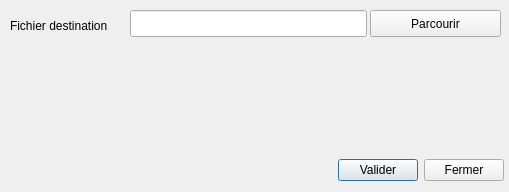
<?xml version="1.0" encoding="UTF-8"?>
<ui version="4.0">
 <class>FileDecryptionAndVerifyEditor</class>
 <widget class="QDialog" name="FileDecryptionAndVerifyEditor">
  <property name="geometry">
   <rect>
    <x>0</x>
    <y>0</y>
    <width>509</width>
    <height>192</height>
   </rect>
  </property>
  <property name="windowTitle">
   <string>Déchiffrer</string>
  </property>
  <widget class="QWidget" name="layoutWidget">
   <property name="geometry">
    <rect>
     <x>280</x>
     <y>150</y>
     <width>224</width>
     <height>41</height>
    </rect>
   </property>
   <layout class="QHBoxLayout" name="DialogButtonLayout3">
    <item>
     <spacer name="horizontalSpacer3">
      <property name="orientation">
       <enum>Qt::Horizontal</enum>
      </property>
      <property name="sizeHint" stdset="0">
       <size>
        <width>40</width>
        <height>20</height>
       </size>
      </property>
     </spacer>
    </item>
    <item>
     <widget class="QPushButton" name="acceptButton2">
      <property name="text">
       <string>Valider</string>
      </property>
     </widget>
    </item>
    <item>
     <widget class="QPushButton" name="cancelButton2">
      <property name="text">
       <string>Fermer</string>
      </property>
     </widget>
    </item>
   </layout>
  </widget>
  <widget class="QLabel" name="warningLabel">
   <property name="geometry">
    <rect>
     <x>10</x>
     <y>50</y>
     <width>491</width>
     <height>91</height>
    </rect>
   </property>
   <property name="palette">
    <palette>
     <active>
      <colorrole role="WindowText">
       <brush brushstyle="SolidPattern">
        <color alpha="255">
         <red>255</red>
         <green>0</green>
         <blue>0</blue>
        </color>
       </brush>
      </colorrole>
     </active>
     <inactive>
      <colorrole role="WindowText">
       <brush brushstyle="SolidPattern">
        <color alpha="255">
         <red>255</red>
         <green>0</green>
         <blue>0</blue>
        </color>
       </brush>
      </colorrole>
     </inactive>
     <disabled>
      <colorrole role="WindowText">
       <brush brushstyle="SolidPattern">
        <color alpha="255">
         <red>190</red>
         <green>190</green>
         <blue>190</blue>
        </color>
       </brush>
      </colorrole>
     </disabled>
    </palette>
   </property>
   <property name="text">
    <string/>
   </property>
   <property name="alignment">
    <set>Qt::AlignCenter</set>
   </property>
  </widget>
  <widget class="QLabel" name="destinationFileLabel2">
   <property name="geometry">
    <rect>
     <x>10</x>
     <y>-10</y>
     <width>108</width>
     <height>71</height>
    </rect>
   </property>
   <property name="text">
    <string>Fichier destination</string>
   </property>
  </widget>
  <widget class="QLineEdit" name="destinationFileEdit2">
   <property name="geometry">
    <rect>
     <x>130</x>
     <y>10</y>
     <width>237</width>
     <height>27</height>
    </rect>
   </property>
  </widget>
  <widget class="QPushButton" name="browseDestinationFileButton2">
   <property name="geometry">
    <rect>
     <x>370</x>
     <y>10</y>
     <width>131</width>
     <height>27</height>
    </rect>
   </property>
   <property name="text">
    <string>Parcourir</string>
   </property>
  </widget>
 </widget>
 <resources/>
 <connections/>
</ui>
